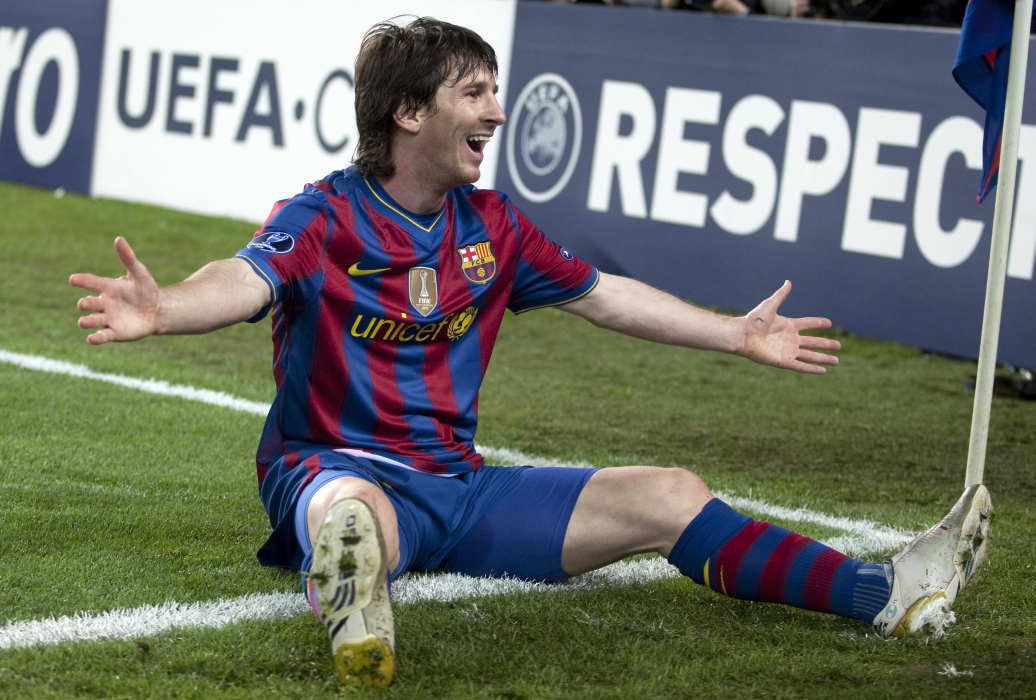
#> input picture imgs/messi.jpg, 3106 x 2100 px, found by its file name (shown at 1/3 size)
$ python histogram_hue_channel.py
#> lines starting #> are read from the running program, lines starting #| are printed output that depends on the picture; after the words box and inside, x2 and y2 are one past the last pixel; in counts of white or black regions, pixels touching at a corner belong together
import matplotlib.pyplot as plt
from skimage import io
from skimage.color import rgb2hsv

img = io.imread(r"C:\Users\rozas\Documents\Projects\ScikitImageAlgorithmsTesting\imgs\messi.jpg")
#> img is the input picture: shape (2100, 3106, 3); mean R, G, B 111.4, 115.7, 105.7

hsv_img = rgb2hsv(img)
#> hsv_img: shape (2100, 3106, 3) float64; mean of channels 0, 1, 2 0.391, 0.394, 0.512
hue_img = hsv_img[:, :, 0]
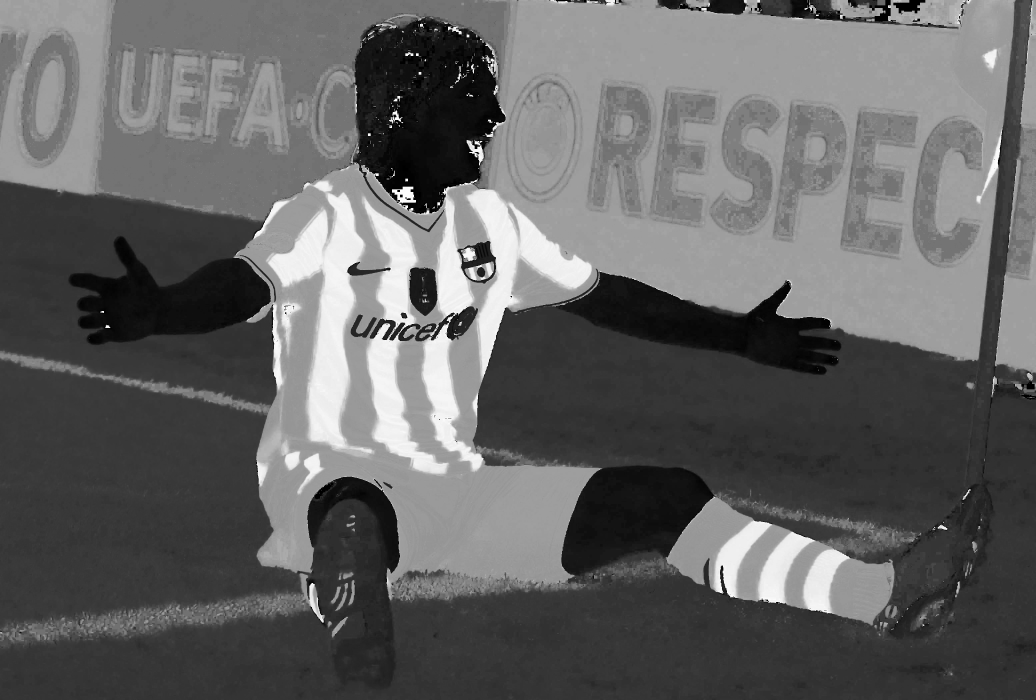
#> hue_img: shape (2100, 3106) float64 (shown at 1/3 size); min 0, max 0.999, mean 0.391
value_img = hsv_img[:, :, 2]
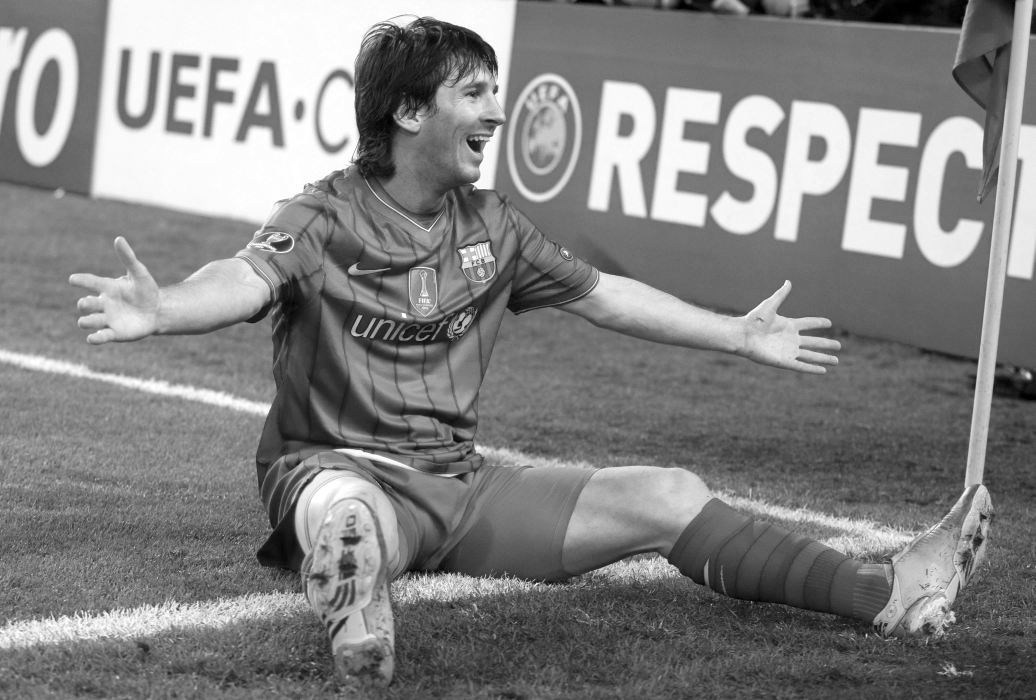
#> value_img: shape (2100, 3106) float64 (shown at 1/3 size); min 0, max 1, mean 0.512

hue_threshold = 0.04
binary_img = hue_img > hue_threshold
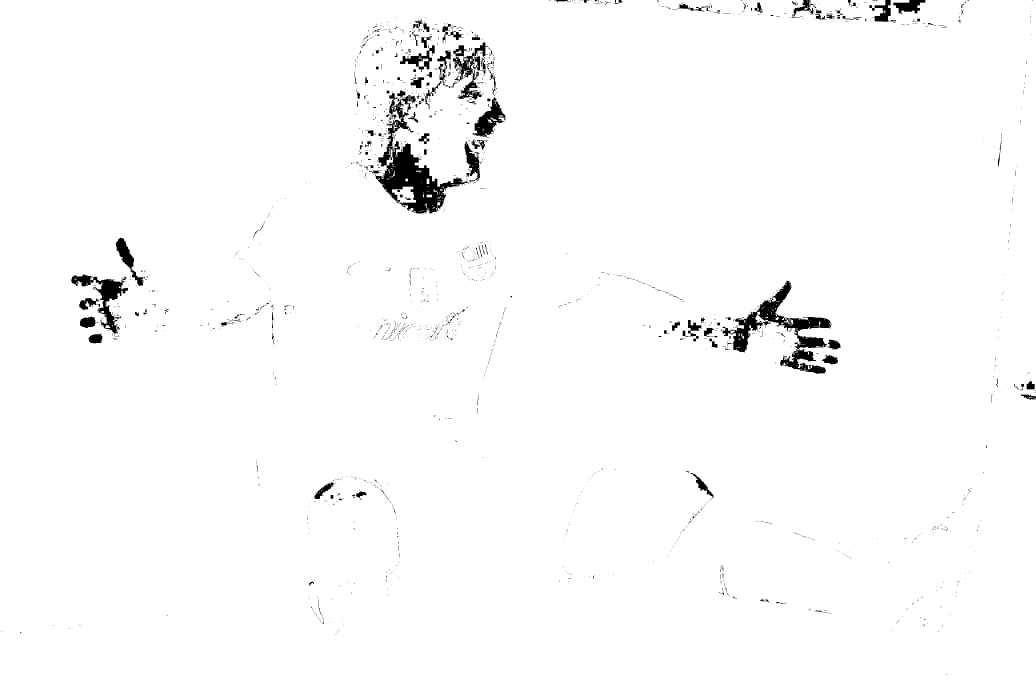
#> binary_img: shape (2100, 3106) bool (shown at 1/3 size); 98.2% white; 2189 black regions (1964 under 20 px), largest, box (x1, y1, x2, y2) and area: (1125, 274, 1408, 642) 26614, (2168, 842, 2494, 1121) 21209, (213, 824, 384, 1008) 7701

fig, (ax0, ax1) = plt.subplots(ncols=2, figsize=(8, 3))

ax0.hist(hue_img.ravel(), 512)
ax0.set_title("Histogram of the Hue channel with threshold")
ax0.axvline(x=hue_threshold, color='r', linestyle='dashed', linewidth=2)
ax0.set_xbound(0, 0.12)
ax1.imshow(binary_img)
ax1.set_title("Hue-thresholded image")
ax1.axis('off')

fig.tight_layout()
plt.show()
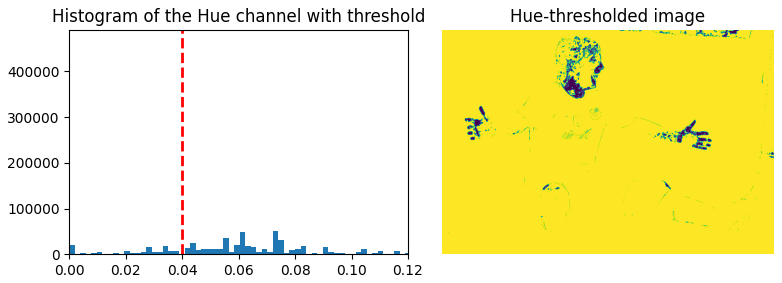
#> figure drawn by matplotlib, 2 panels; panel 1: tallest bar 466736 high, from x = 0.62 to 0.622
